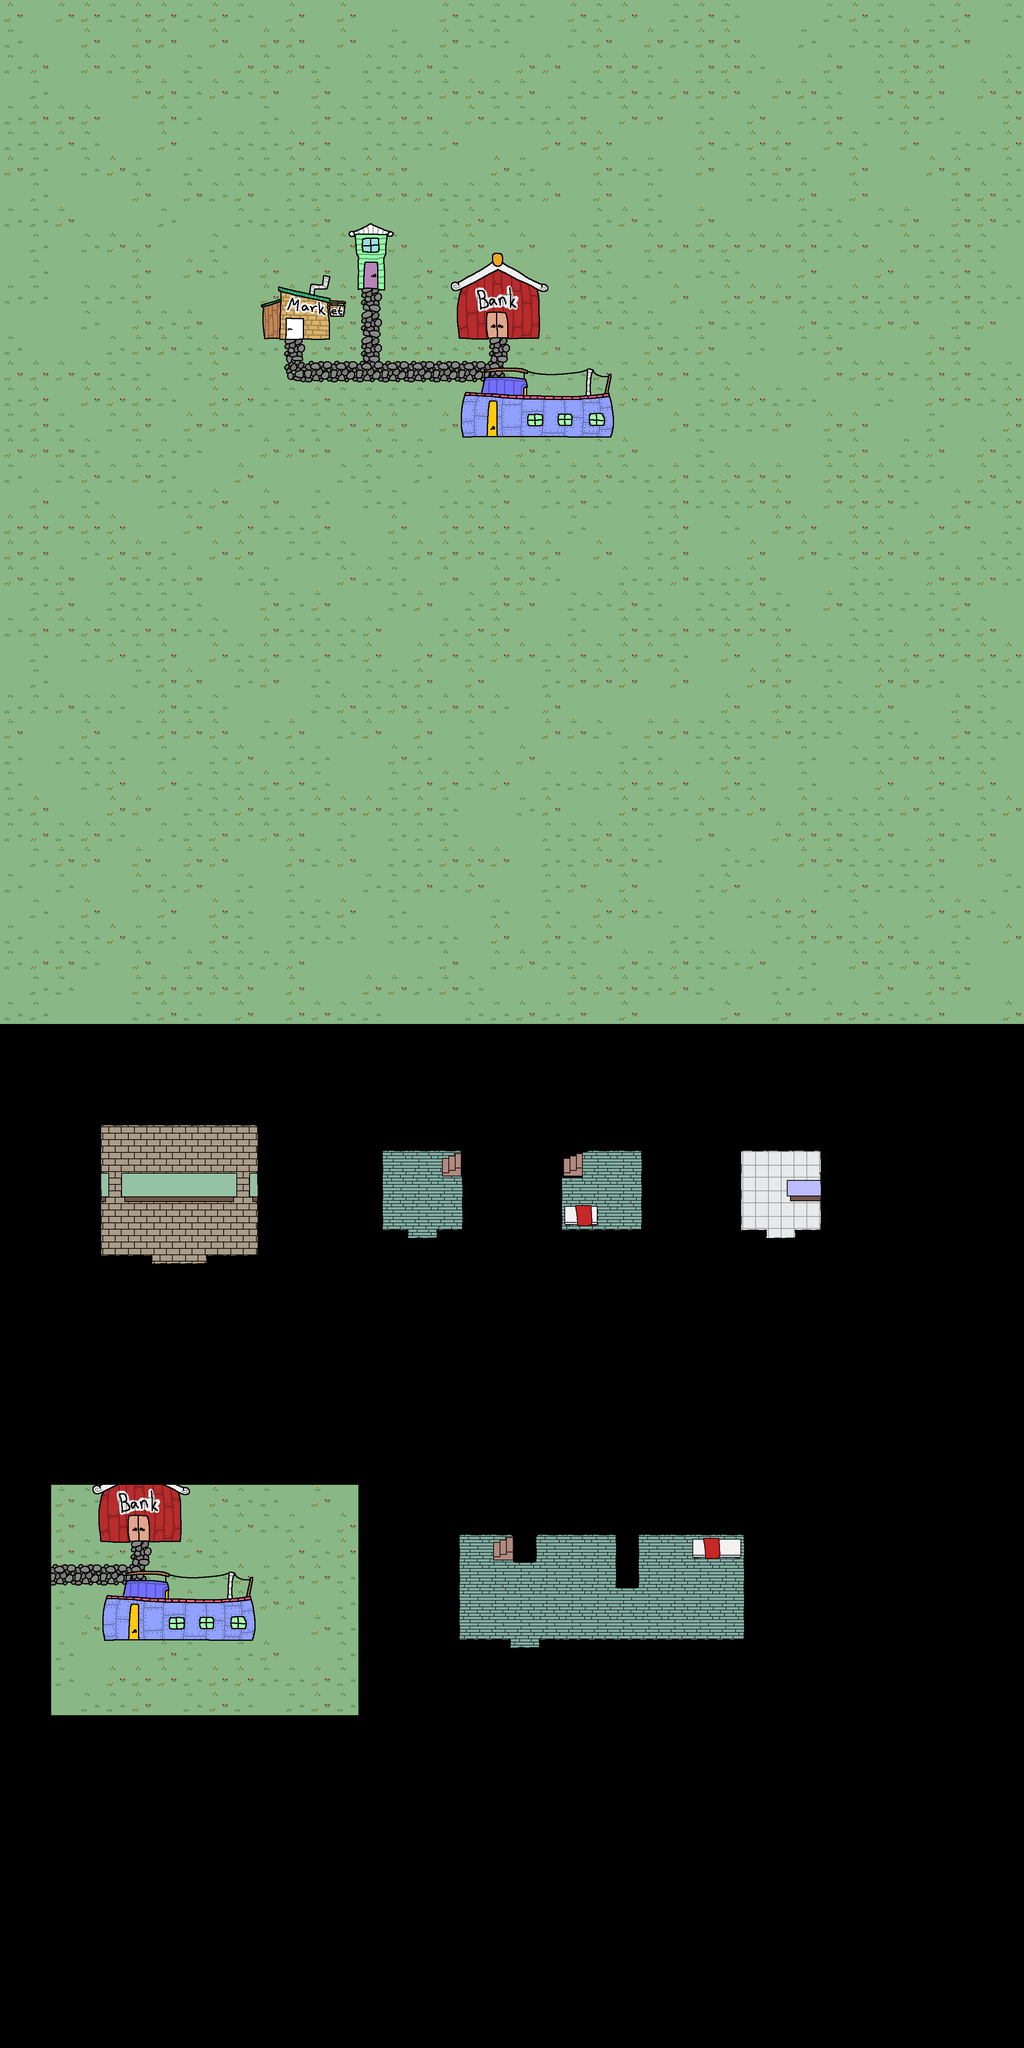

The image is a tile-based game level rendered from a .tmx file. Its description and source (layers, tilesets, objects; grid data summarised) follow:
An orthogonal 40x80 tile map with 64x64 px tiles, 6 tile layers (ground, paths, buildings, furniture_under, ...), 1 hidden layer not drawn, 3 tilesets and 29 objects (2x npc, 2x bank_in, 2x bank_out, 2x home_in, 2x home_out, ...).

<map version="1.10" tiledversion="1.10.1" orientation="orthogonal" renderorder="right-down" width="40" height="80" tilewidth="64" tileheight="64" infinite="0" nextlayerid="14" nextobjectid="51">
 <tileset firstgid="1" source="tilemap.tsx" />
 <tileset firstgid="109" source="buildings.tsx" />
 <tileset firstgid="217" source="furniture.tsx" />
 <layer id="1" name="ground" width="40" height="80">
  <data>[3200 cells, 1922 non-empty, 7 distinct tile ids]</data>
 </layer>
 <layer id="13" name="paths" width="40" height="80">
  <data>[3200 cells, 19 non-empty, 5 distinct tile ids]</data>
 </layer>
 <layer id="4" name="buildings" width="40" height="80">
  <data>[3200 cells, 28 non-empty, 28 distinct tile ids]</data>
 </layer>
 <layer id="10" name="furniture_under" width="40" height="80">
  <data>[3200 cells, 8 non-empty, 5 distinct tile ids]</data>
 </layer>
 <objectgroup id="11" name="o_entities">
  <object id="27" name="wawa" type="npc" x="448" y="2916.33" />
  <object id="39" name="mark" type="npc" x="2015" y="2937" />
 </objectgroup>
 <objectgroup id="12" name="o_dialogues">
  <object id="30" name="dialogue_bank" type="wawa" x="399.5" y="3002" width="96.5" height="53" />
  <object id="50" name="dialogue_shop" type="mark" x="1965.75" y="2985.5" width="96.5" height="53" />
 </objectgroup>
 <layer id="9" name="furniture_over" width="40" height="80">
  <data>[3200 cells, 24 non-empty, 8 distinct tile ids]</data>
 </layer>
 <layer id="3" name="overlay" width="40" height="80">
  <data>[3200 cells, 1480 non-empty, 80 distinct tile ids]</data>
 </layer>
 <layer id="2" name="walls" width="40" height="80" visible="0" opacity="0.46">
  <data>[3200 cells, 290 non-empty, 1 distinct tile ids]</data>
 </layer>
 <objectgroup id="5" name="o_static">
  <object id="2" name="spawn" x="1440.5" y="3034.67" />
 </objectgroup>
 <objectgroup id="7" name="o_warp_trigger">
  <object id="3" name="bank_in" x="1216" y="799" width="55.3333" height="64" />
  <object id="8" name="bank_out" x="384" y="3161" width="128" height="39" />
  <object id="11" name="home_in" x="908" y="690.667" width="38" height="49.3333" />
  <object id="13" name="home_out" x="1018.67" y="3098" width="78.6667" height="47.3333" />
  <object id="15" name="home_down" x="1400.33" y="2873.67" width="57.3333" height="73.3333" />
  <object id="17" name="home_up" x="1098" y="2874.33" width="59.3333" height="78" />
  <object id="34" name="store_out" x="1912.67" y="3089.33" width="78.6667" height="47.3333" />
  <object id="38" name="store_in" x="717" y="811.667" width="38" height="49.3333" />
  <object id="40" name="ship_in2" x="383.333" y="3968.33" width="29.6667" height="62.6667" />
  <object id="41" name="ship_in" x="1209.5" y="1053.67" width="42" height="64" />
  <object id="43" name="ship_out" x="1270" y="4115" width="86" height="63" />
  <object id="48" name="ship_deck" x="1232.67" y="3840" width="49" height="64" />
 </objectgroup>
 <objectgroup id="8" name="o_warp_target">
  <object id="9" name="bank_in" x="446.167" y="3142" />
  <object id="10" name="bank_out" x="1246.67" y="868.667" />
  <object id="12" name="home_in" x="1054" y="3072.67" />
  <object id="14" name="home_out" x="928" y="758.667" />
  <object id="21" name="home_up" x="1467.33" y="2906.83" />
  <object id="23" name="home_down" x="1087" y="2910" />
  <object id="36" name="store_in" x="1952" y="3064" />
  <object id="37" name="store_out" x="734.667" y="872.333" />
  <object id="44" name="ship_in" x="1310" y="4097" />
  <object id="46" name="ship_out" x="1230.5" y="1122" />
  <object id="47" name="ship_in2" x="1216.67" y="3872" />
  <object id="49" name="ship_deck" x="426.333" y="3998.17" />
 </objectgroup>
</map>